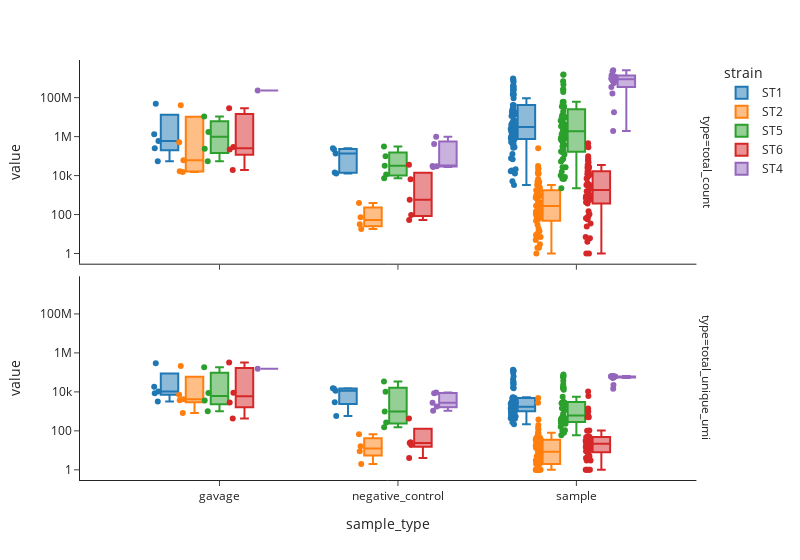

This figure's notebook cell:
### Code cell
df_gavage_strains = df_gavage_stack.groupby(['sample_type', 'sample', 'strain']).agg(**agg_dict)

df_gavage_strains = df_gavage_strains.reset_index()
df_gavage_strains = df_gavage_strains.set_index(['sample_type', 'sample','strain']).stack()
df_gavage_strains = df_gavage_strains.reset_index()
display(df_gavage_strains)
df_gavage_strains = df_gavage_strains.rename(columns = {'level_3':'type', 0:'value'})
df_gavage_strains

fig = px.box(df_gavage_strains,
             x = 'sample_type',
             y = 'value',
             color = 'strain',
             facet_row='type',
             hover_data = ['sample'],
             template = 'simple_white',
             points = 'all',
             log_y = True,
             width = 800
             )
#for i, facet in fig.facets

fig.show()

### Figure 1 — Plotly figure (JSON) as saved in the notebook; plotly's stock layout.template omitted (floating-point values rounded to 4 significant figures)
{"data": [{"alignmentgroup": "True", "boxpoints": "all", "customdata": [["s1_gavage-DNA"], ["s3_gavage-DNA"], ["s5_gavage-DNA"], ["s7_gavage-DNA"], ["s9_gavage-DNA"], ["NTC_H3_NTC"], ["WATER_B3_WATER"], ["WATER_C6_WATER"], ["WATER_D2_WATER"], ["WATER_F9_WATER"], ["s100_SI-DNA"], ["s101_SI-DNA"], ["s102_SI-DNA"], ["s103_SI-DNA"], ["s104_SI-DNA"], ["s105_SI-DNA"], ["s106_SI-DNA"], ["s107_SI-DNA"], ["s108_SI-DNA"], ["s109_Cecum-DNA"], ["s110_Cecum-DNA"], ["s111_Cecum-DNA"], ["s112_Cecum-DNA"], ["s113_Cecum-DNA"], ["s114_Cecum-DNA"], ["s115_Cecum-DNA"], ["s116_Cecum-DNA"], ["s117_Cecum-DNA"], ["s118_Cecum-DNA"], ["s119_Pr.-Colon-DNA"], ["s120_Pr.-Colon-DNA"], ["s121_Pr.-Colon-DNA"], ["s122_Pr.-Colon-DNA"], ["s123_Pr.-Colon-DNA"], ["s124_Pr.-Colon-DNA"], ["s125_Pr.-Colon-DNA"], ["s126_Pr.-Colon-DNA"], ["s127_Pr.-Colon-DNA"], ["s128_Pr.-Colon-DNA"], ["s19_stool-DNA"], ["s20_stool-DNA"], ["s21_stool-DNA"], ["s22_stool-DNA"], ["s23_stool-DNA"], ["s24_stool-DNA"], ["s25_stool-DNA"], ["s26_stool-DNA"], ["s27_stool-DNA"], ["s28_stool-DNA"], ["s29_stool-DNA"], ["s30_stool-DNA"], ["s31_stool-DNA"], ["s32_stool-DNA"], ["s33_stool-DNA"], ["s34_stool-DNA"], ["s35_stool-DNA"], ["s36_stool-DNA"], ["s37_stool-DNA"], ["s38_stool-DNA"], ["s39_stool-DNA"], ["s40_stool-DNA"], ["s41_stool-DNA"], ["s42_stool-DNA"], ["s43_stool-DNA"], ["s44_stool-DNA"], ["s45_stool-DNA"], ["s46_stool-DNA"], ["s47_stool-DNA"], ["s48_stool-DNA"], ["s49_stool-DNA"], ["s50_stool-DNA"], ["s51_stool-DNA"], ["s52_stool-DNA"], ["s53_stool-DNA"], ["s54_stool-DNA"], ["s55_stool-DNA"], ["s56_stool-DNA"], ["s57_stool-DNA"], ["s58_stool-DNA"], ["s99_SI-DNA"]], "hovertemplate": "strain=ST1<br>type=total_count<br>sample_type=%{x}<br>value=%{y}<br>sample=%{customdata[0]}<extra></extra>", "legendgroup": "ST1", "marker": {"color": "#1F77B4"}, "name": "ST1", "notched": false, "offsetgroup": "ST1", "orientation": "v", "showlegend": true, "type": "box", "x": ["gavage", "gavage", "gavage", "gavage", "gavage", "negative_control", "negative_control", "negative_control", "negative_control", "negative_control", "sample", "sample", "sample", "sample", "sample", "sample", "sample", "sample", "sample", "sample", "sample", "sample", "sample", "sample", "sample", "sample", "sample", "sample", "sample", "sample", "sample", "sample", "sample", "sample", "sample", "sample", "sample", "sample", "sample", "sample", "sample", "sample", "sample", "sample", "sample", "sample", "sample", "sample", "sample", "sample", "sample", "sample", "sample", "sample", "sample", "sample", "sample", "sample", "sample", "sample", "sample", "sample", "sample", "sample", "sample", "sample", "sample", "sample", "sample", "sample", "sample", "sample", "sample", "sample", "sample", "sample", "sample", "sample", "sample", "sample"], "x0": " ", "xaxis": "x2", "y": [48590000.0, 55070.0, 586500.0, 249200.0, 1304000.0, 220600.0, 14440.0, 134200.0, 250500.0, 12650.0, 523400.0, 68770.0, 5091.0, 4328000.0, 268800.0, 27270000.0, 995700.0, 1178000.0, 16440.0, 629400000.0, 142900000.0, 11380000.0, 17990.0, 160200000.0, 7014000.0, 41780000.0, 256400000.0, 2021000.0, 1496000.0, 23200000.0, 3105000.0, 766800.0, 420500.0, 2438000.0, 32270000.0, 13470000.0, 866100000.0, 6518000.0, 4936000.0, 362300000.0, 285300.0, 77800.0, 127300.0, 20950.0, 3282.0, 1724000.0, 12740.0, 562000.0, 28720000.0, 255400000.0, 18930000.0, 3030000.0, 3524000.0, 136400000.0, 734900.0, 424300000.0, 633200.0, 1552000.0, 1412000.0, 946200000.0, 40220000.0, 412500.0, 2279000.0, 158700000.0, 828600.0, 706000000.0, 392200000.0, 2552000.0, 1523000.0, 220100000.0, 155900000.0, 932100.0, 747700.0, 322800000.0, 2391000.0, 17760000.0, 92910000.0, 4056000.0, 1921000.0, 18240000.0], "y0": " ", "yaxis": "y2"}, {"alignmentgroup": "True", "boxpoints": "all", "customdata": [["s1_gavage-DNA"], ["s3_gavage-DNA"], ["s5_gavage-DNA"], ["s7_gavage-DNA"], ["s9_gavage-DNA"], ["NTC_H3_NTC"], ["WATER_B3_WATER"], ["WATER_C6_WATER"], ["WATER_D2_WATER"], ["WATER_F9_WATER"], ["s100_SI-DNA"], ["s101_SI-DNA"], ["s102_SI-DNA"], ["s103_SI-DNA"], ["s104_SI-DNA"], ["s105_SI-DNA"], ["s106_SI-DNA"], ["s107_SI-DNA"], ["s108_SI-DNA"], ["s109_Cecum-DNA"], ["s110_Cecum-DNA"], ["s111_Cecum-DNA"], ["s112_Cecum-DNA"], ["s113_Cecum-DNA"], ["s114_Cecum-DNA"], ["s115_Cecum-DNA"], ["s116_Cecum-DNA"], ["s117_Cecum-DNA"], ["s118_Cecum-DNA"], ["s119_Pr.-Colon-DNA"], ["s120_Pr.-Colon-DNA"], ["s121_Pr.-Colon-DNA"], ["s122_Pr.-Colon-DNA"], ["s123_Pr.-Colon-DNA"], ["s124_Pr.-Colon-DNA"], ["s125_Pr.-Colon-DNA"], ["s126_Pr.-Colon-DNA"], ["s127_Pr.-Colon-DNA"], ["s128_Pr.-Colon-DNA"], ["s19_stool-DNA"], ["s20_stool-DNA"], ["s21_stool-DNA"], ["s22_stool-DNA"], ["s23_stool-DNA"], ["s24_stool-DNA"], ["s25_stool-DNA"], ["s26_stool-DNA"], ["s27_stool-DNA"], ["s28_stool-DNA"], ["s29_stool-DNA"], ["s30_stool-DNA"], ["s31_stool-DNA"], ["s32_stool-DNA"], ["s33_stool-DNA"], ["s34_stool-DNA"], ["s35_stool-DNA"], ["s36_stool-DNA"], ["s37_stool-DNA"], ["s38_stool-DNA"], ["s39_stool-DNA"], ["s40_stool-DNA"], ["s41_stool-DNA"], ["s42_stool-DNA"], ["s43_stool-DNA"], ["s44_stool-DNA"], ["s45_stool-DNA"], ["s46_stool-DNA"], ["s47_stool-DNA"], ["s48_stool-DNA"], ["s49_stool-DNA"], ["s50_stool-DNA"], ["s51_stool-DNA"], ["s52_stool-DNA"], ["s53_stool-DNA"], ["s54_stool-DNA"], ["s55_stool-DNA"], ["s56_stool-DNA"], ["s57_stool-DNA"], ["s58_stool-DNA"], ["s99_SI-DNA"]], "hovertemplate": "strain=ST1<br>type=total_unique_umi<br>sample_type=%{x}<br>value=%{y}<br>sample=%{customdata[0]}<extra></extra>", "legendgroup": "ST1", "marker": {"color": "#1F77B4"}, "name": "ST1", "notched": false, "offsetgroup": "ST1", "orientation": "v", "showlegend": false, "type": "box", "x": ["gavage", "gavage", "gavage", "gavage", "gavage", "negative_control", "negative_control", "negative_control", "negative_control", "negative_control", "sample", "sample", "sample", "sample", "sample", "sample", "sample", "sample", "sample", "sample", "sample", "sample", "sample", "sample", "sample", "sample", "sample", "sample", "sample", "sample", "sample", "sample", "sample", "sample", "sample", "sample", "sample", "sample", "sample", "sample", "sample", "sample", "sample", "sample", "sample", "sample", "sample", "sample", "sample", "sample", "sample", "sample", "sample", "sample", "sample", "sample", "sample", "sample", "sample", "sample", "sample", "sample", "sample", "sample", "sample", "sample", "sample", "sample", "sample", "sample", "sample", "sample", "sample", "sample", "sample", "sample", "sample", "sample", "sample", "sample"], "x0": " ", "xaxis": "x", "y": [298100.0, 3173.0, 8508.0, 18160.0, 10310.0, 11300.0, 2971.0, 14540.0, 15140.0, 575.0, 3869.0, 503.0, 220.0, 833.0, 585.0, 1456.0, 1132.0, 731.0, 542.0, 135800.0, 31680.0, 1195.0, 588.0, 1118.0, 1178.0, 3141.0, 4872.0, 1961.0, 1802.0, 61020.0, 16910.0, 1026.0, 730.0, 672.0, 907.0, 3327.0, 4671.0, 1632.0, 1825.0, 92460.0, 15560.0, 820.0, 787.0, 449.0, 423.0, 2812.0, 277.0, 2493.0, 2873.0, 126900.0, 17590.0, 1165.0, 616.0, 1290.0, 1081.0, 5312.0, 1369.0, 2961.0, 3070.0, 117500.0, 24950.0, 1331.0, 1147.0, 1171.0, 1057.0, 5010.0, 5046.0, 2049.0, 2450.0, 126800.0, 42750.0, 1157.0, 606.0, 1246.0, 1041.0, 4911.0, 5007.0, 2317.0, 2450.0, 28550.0], "y0": " ", "yaxis": "y"}, {"alignmentgroup": "True", "boxpoints": "all", "customdata": [["s1_gavage-DNA"], ["s3_gavage-DNA"], ["s5_gavage-DNA"], ["s7_gavage-DNA"], ["s9_gavage-DNA"], ["NTC_H3_NTC"], ["WATER_B3_WATER"], ["WATER_C6_WATER"], ["WATER_D2_WATER"], ["s100_SI-DNA"], ["s103_SI-DNA"], ["s104_SI-DNA"], ["s105_SI-DNA"], ["s106_SI-DNA"], ["s107_SI-DNA"], ["s108_SI-DNA"], ["s109_Cecum-DNA"], ["s110_Cecum-DNA"], ["s114_Cecum-DNA"], ["s116_Cecum-DNA"], ["s117_Cecum-DNA"], ["s118_Cecum-DNA"], ["s119_Pr.-Colon-DNA"], ["s120_Pr.-Colon-DNA"], ["s121_Pr.-Colon-DNA"], ["s122_Pr.-Colon-DNA"], ["s124_Pr.-Colon-DNA"], ["s125_Pr.-Colon-DNA"], ["s126_Pr.-Colon-DNA"], ["s127_Pr.-Colon-DNA"], ["s128_Pr.-Colon-DNA"], ["s19_stool-DNA"], ["s20_stool-DNA"], ["s21_stool-DNA"], ["s22_stool-DNA"], ["s23_stool-DNA"], ["s24_stool-DNA"], ["s25_stool-DNA"], ["s26_stool-DNA"], ["s27_stool-DNA"], ["s28_stool-DNA"], ["s29_stool-DNA"], ["s30_stool-DNA"], ["s31_stool-DNA"], ["s33_stool-DNA"], ["s35_stool-DNA"], ["s37_stool-DNA"], ["s38_stool-DNA"], ["s39_stool-DNA"], ["s40_stool-DNA"], ["s41_stool-DNA"], ["s42_stool-DNA"], ["s43_stool-DNA"], ["s44_stool-DNA"], ["s45_stool-DNA"], ["s46_stool-DNA"], ["s47_stool-DNA"], ["s48_stool-DNA"], ["s49_stool-DNA"], ["s50_stool-DNA"], ["s53_stool-DNA"], ["s54_stool-DNA"], ["s55_stool-DNA"], ["s56_stool-DNA"], ["s57_stool-DNA"], ["s58_stool-DNA"], ["s99_SI-DNA"]], "hovertemplate": "strain=ST2<br>type=total_count<br>sample_type=%{x}<br>value=%{y}<br>sample=%{customdata[0]}<extra></extra>", "legendgroup": "ST2", "marker": {"color": "#FF7F0E"}, "name": "ST2", "notched": false, "offsetgroup": "ST2", "orientation": "v", "showlegend": true, "type": "box", "x": ["gavage", "gavage", "gavage", "gavage", "gavage", "negative_control", "negative_control", "negative_control", "negative_control", "sample", "sample", "sample", "sample", "sample", "sample", "sample", "sample", "sample", "sample", "sample", "sample", "sample", "sample", "sample", "sample", "sample", "sample", "sample", "sample", "sample", "sample", "sample", "sample", "sample", "sample", "sample", "sample", "sample", "sample", "sample", "sample", "sample", "sample", "sample", "sample", "sample", "sample", "sample", "sample", "sample", "sample", "sample", "sample", "sample", "sample", "sample", "sample", "sample", "sample", "sample", "sample", "sample", "sample", "sample", "sample", "sample", "sample"], "x0": " ", "xaxis": "x2", "y": [40710000.0, 15230.0, 61440.0, 16800.0, 518400.0, 32.0, 389.0, 72.0, 18.0, 12.0, 631.0, 902.0, 80.0, 9.0, 111.0, 2.0, 24010.0, 12660.0, 71.0, 64.0, 267.0, 1000.0, 15430.0, 63.0, 2.0, 19.0, 142.0, 1.0, 150.0, 154.0, 429.0, 254800.0, 21540.0, 57.0, 723.0, 7.0, 3.0, 4730.0, 5.0, 286.0, 12500.0, 4820.0, 952.0, 8.0, 149.0, 48.0, 278.0, 950.0, 30890.0, 2349.0, 111.0, 6750.0, 443.0, 30.0, 3108.0, 1624.0, 832.0, 1753.0, 13270.0, 3331.0, 179.0, 10.0, 7.0, 14.0, 143.0, 1748.0, 1056.0], "y0": " ", "yaxis": "y2"}, {"alignmentgroup": "True", "boxpoints": "all", "customdata": [["s1_gavage-DNA"], ["s3_gavage-DNA"], ["s5_gavage-DNA"], ["s7_gavage-DNA"], ["s9_gavage-DNA"], ["NTC_H3_NTC"], ["WATER_B3_WATER"], ["WATER_C6_WATER"], ["WATER_D2_WATER"], ["s100_SI-DNA"], ["s103_SI-DNA"], ["s104_SI-DNA"], ["s105_SI-DNA"], ["s106_SI-DNA"], ["s107_SI-DNA"], ["s108_SI-DNA"], ["s109_Cecum-DNA"], ["s110_Cecum-DNA"], ["s114_Cecum-DNA"], ["s116_Cecum-DNA"], ["s117_Cecum-DNA"], ["s118_Cecum-DNA"], ["s119_Pr.-Colon-DNA"], ["s120_Pr.-Colon-DNA"], ["s121_Pr.-Colon-DNA"], ["s122_Pr.-Colon-DNA"], ["s124_Pr.-Colon-DNA"], ["s125_Pr.-Colon-DNA"], ["s126_Pr.-Colon-DNA"], ["s127_Pr.-Colon-DNA"], ["s128_Pr.-Colon-DNA"], ["s19_stool-DNA"], ["s20_stool-DNA"], ["s21_stool-DNA"], ["s22_stool-DNA"], ["s23_stool-DNA"], ["s24_stool-DNA"], ["s25_stool-DNA"], ["s26_stool-DNA"], ["s27_stool-DNA"], ["s28_stool-DNA"], ["s29_stool-DNA"], ["s30_stool-DNA"], ["s31_stool-DNA"], ["s33_stool-DNA"], ["s35_stool-DNA"], ["s37_stool-DNA"], ["s38_stool-DNA"], ["s39_stool-DNA"], ["s40_stool-DNA"], ["s41_stool-DNA"], ["s42_stool-DNA"], ["s43_stool-DNA"], ["s44_stool-DNA"], ["s45_stool-DNA"], ["s46_stool-DNA"], ["s47_stool-DNA"], ["s48_stool-DNA"], ["s49_stool-DNA"], ["s50_stool-DNA"], ["s53_stool-DNA"], ["s54_stool-DNA"], ["s55_stool-DNA"], ["s56_stool-DNA"], ["s57_stool-DNA"], ["s58_stool-DNA"], ["s99_SI-DNA"]], "hovertemplate": "strain=ST2<br>type=total_unique_umi<br>sample_type=%{x}<br>value=%{y}<br>sample=%{customdata[0]}<extra></extra>", "legendgroup": "ST2", "marker": {"color": "#FF7F0E"}, "name": "ST2", "notched": false, "offsetgroup": "ST2", "orientation": "v", "showlegend": false, "type": "box", "x": ["gavage", "gavage", "gavage", "gavage", "gavage", "negative_control", "negative_control", "negative_control", "negative_control", "sample", "sample", "sample", "sample", "sample", "sample", "sample", "sample", "sample", "sample", "sample", "sample", "sample", "sample", "sample", "sample", "sample", "sample", "sample", "sample", "sample", "sample", "sample", "sample", "sample", "sample", "sample", "sample", "sample", "sample", "sample", "sample", "sample", "sample", "sample", "sample", "sample", "sample", "sample", "sample", "sample", "sample", "sample", "sample", "sample", "sample", "sample", "sample", "sample", "sample", "sample", "sample", "sample", "sample", "sample", "sample", "sample", "sample"], "x0": " ", "xaxis": "x", "y": [214500.0, 818.0, 3682.0, 7109.0, 4235.0, 16.0, 2.0, 67.0, 9.0, 8.0, 9.0, 1.0, 5.0, 2.0, 2.0, 1.0, 34.0, 14.0, 3.0, 3.0, 1.0, 24.0, 18.0, 15.0, 1.0, 1.0, 2.0, 1.0, 3.0, 2.0, 1.0, 4912.0, 2746.0, 35.0, 45.0, 4.0, 2.0, 385.0, 4.0, 200.0, 146.0, 37.0, 17.0, 1.0, 3.0, 2.0, 2.0, 25.0, 116.0, 74.0, 75.0, 80.0, 17.0, 17.0, 48.0, 38.0, 6.0, 40.0, 27.0, 26.0, 2.0, 2.0, 5.0, 2.0, 1.0, 32.0, 13.0], "y0": " ", "yaxis": "y"}, {"alignmentgroup": "True", "boxpoints": "all", "customdata": [["s2_gavage-DNA"], ["s4_gavage-DNA"], ["s6_gavage-DNA"], ["s8_gavage-DNA"], ["NTC_H3_NTC"], ["WATER_B3_WATER"], ["WATER_C6_WATER"], ["WATER_D2_WATER"], ["WATER_F9_WATER"], ["s100_SI-DNA"], ["s101_SI-DNA"], ["s102_SI-DNA"], ["s103_SI-DNA"], ["s104_SI-DNA"], ["s105_SI-DNA"], ["s106_SI-DNA"], ["s109_Cecum-DNA"], ["s110_Cecum-DNA"], ["s111_Cecum-DNA"], ["s112_Cecum-DNA"], ["s113_Cecum-DNA"], ["s114_Cecum-DNA"], ["s115_Cecum-DNA"], ["s116_Cecum-DNA"], ["s119_Pr.-Colon-DNA"], ["s120_Pr.-Colon-DNA"], ["s121_Pr.-Colon-DNA"], ["s122_Pr.-Colon-DNA"], ["s123_Pr.-Colon-DNA"], ["s124_Pr.-Colon-DNA"], ["s125_Pr.-Colon-DNA"], ["s126_Pr.-Colon-DNA"], ["s19_stool-DNA"], ["s20_stool-DNA"], ["s21_stool-DNA"], ["s22_stool-DNA"], ["s23_stool-DNA"], ["s24_stool-DNA"], ["s25_stool-DNA"], ["s26_stool-DNA"], ["s29_stool-DNA"], ["s30_stool-DNA"], ["s31_stool-DNA"], ["s32_stool-DNA"], ["s33_stool-DNA"], ["s34_stool-DNA"], ["s35_stool-DNA"], ["s36_stool-DNA"], ["s39_stool-DNA"], ["s40_stool-DNA"], ["s41_stool-DNA"], ["s42_stool-DNA"], ["s43_stool-DNA"], ["s44_stool-DNA"], ["s45_stool-DNA"], ["s46_stool-DNA"], ["s49_stool-DNA"], ["s50_stool-DNA"], ["s51_stool-DNA"], ["s52_stool-DNA"], ["s53_stool-DNA"], ["s54_stool-DNA"], ["s55_stool-DNA"], ["s56_stool-DNA"], ["s99_SI-DNA"]], "hovertemplate": "strain=ST5<br>type=total_count<br>sample_type=%{x}<br>value=%{y}<br>sample=%{customdata[0]}<extra></extra>", "legendgroup": "ST5", "marker": {"color": "#2CA02C"}, "name": "ST5", "notched": false, "offsetgroup": "ST5", "orientation": "v", "showlegend": true, "type": "box", "x": ["gavage", "gavage", "gavage", "gavage", "negative_control", "negative_control", "negative_control", "negative_control", "negative_control", "sample", "sample", "sample", "sample", "sample", "sample", "sample", "sample", "sample", "sample", "sample", "sample", "sample", "sample", "sample", "sample", "sample", "sample", "sample", "sample", "sample", "sample", "sample", "sample", "sample", "sample", "sample", "sample", "sample", "sample", "sample", "sample", "sample", "sample", "sample", "sample", "sample", "sample", "sample", "sample", "sample", "sample", "sample", "sample", "sample", "sample", "sample", "sample", "sample", "sample", "sample", "sample", "sample", "sample", "sample", "sample"], "x0": " ", "xaxis": "x2", "y": [10610000.0, 235500.0, 54990.0, 1721000.0, 11220.0, 31920.0, 98820.0, 310900.0, 7203.0, 4169000.0, 170700.0, 26930.0, 2217000.0, 1071000.0, 6571000.0, 162000.0, 19470000.0, 1511000000.0, 2194000.0, 1196000.0, 4981000.0, 56640000.0, 53280.0, 366700.0, 1584000.0, 35280000.0, 162100.0, 30850000.0, 65260.0, 473000000.0, 26890.0, 775000.0, 870200.0, 59580000.0, 10040.0, 1358000.0, 2219.0, 6857.0, 3354000.0, 6617.0, 1363000.0, 697600000.0, 635900.0, 255900000.0, 9227000.0, 9965000.0, 311700.0, 8460.0, 35480000.0, 270400000.0, 72900.0, 195300000.0, 9823000.0, 11020000.0, 460200.0, 759500.0, 8311000.0, 1531000000.0, 226600.0, 60690000.0, 12310000.0, 37600000.0, 15920.0, 121400.0, 5281000.0], "y0": " ", "yaxis": "y2"}, {"alignmentgroup": "True", "boxpoints": "all", "customdata": [["s2_gavage-DNA"], ["s4_gavage-DNA"], ["s6_gavage-DNA"], ["s8_gavage-DNA"], ["NTC_H3_NTC"], ["WATER_B3_WATER"], ["WATER_C6_WATER"], ["WATER_D2_WATER"], ["WATER_F9_WATER"], ["s100_SI-DNA"], ["s101_SI-DNA"], ["s102_SI-DNA"], ["s103_SI-DNA"], ["s104_SI-DNA"], ["s105_SI-DNA"], ["s106_SI-DNA"], ["s109_Cecum-DNA"], ["s110_Cecum-DNA"], ["s111_Cecum-DNA"], ["s112_Cecum-DNA"], ["s113_Cecum-DNA"], ["s114_Cecum-DNA"], ["s115_Cecum-DNA"], ["s116_Cecum-DNA"], ["s119_Pr.-Colon-DNA"], ["s120_Pr.-Colon-DNA"], ["s121_Pr.-Colon-DNA"], ["s122_Pr.-Colon-DNA"], ["s123_Pr.-Colon-DNA"], ["s124_Pr.-Colon-DNA"], ["s125_Pr.-Colon-DNA"], ["s126_Pr.-Colon-DNA"], ["s19_stool-DNA"], ["s20_stool-DNA"], ["s21_stool-DNA"], ["s22_stool-DNA"], ["s23_stool-DNA"], ["s24_stool-DNA"], ["s25_stool-DNA"], ["s26_stool-DNA"], ["s29_stool-DNA"], ["s30_stool-DNA"], ["s31_stool-DNA"], ["s32_stool-DNA"], ["s33_stool-DNA"], ["s34_stool-DNA"], ["s35_stool-DNA"], ["s36_stool-DNA"], ["s39_stool-DNA"], ["s40_stool-DNA"], ["s41_stool-DNA"], ["s42_stool-DNA"], ["s43_stool-DNA"], ["s44_stool-DNA"], ["s45_stool-DNA"], ["s46_stool-DNA"], ["s49_stool-DNA"], ["s50_stool-DNA"], ["s51_stool-DNA"], ["s52_stool-DNA"], ["s53_stool-DNA"], ["s54_stool-DNA"], ["s55_stool-DNA"], ["s56_stool-DNA"], ["s99_SI-DNA"]], "hovertemplate": "strain=ST5<br>type=total_unique_umi<br>sample_type=%{x}<br>value=%{y}<br>sample=%{customdata[0]}<extra></extra>", "legendgroup": "ST5", "marker": {"color": "#2CA02C"}, "name": "ST5", "notched": false, "offsetgroup": "ST5", "orientation": "v", "showlegend": false, "type": "box", "x": ["gavage", "gavage", "gavage", "gavage", "negative_control", "negative_control", "negative_control", "negative_control", "negative_control", "sample", "sample", "sample", "sample", "sample", "sample", "sample", "sample", "sample", "sample", "sample", "sample", "sample", "sample", "sample", "sample", "sample", "sample", "sample", "sample", "sample", "sample", "sample", "sample", "sample", "sample", "sample", "sample", "sample", "sample", "sample", "sample", "sample", "sample", "sample", "sample", "sample", "sample", "sample", "sample", "sample", "sample", "sample", "sample", "sample", "sample", "sample", "sample", "sample", "sample", "sample", "sample", "sample", "sample", "sample", "sample"], "x0": " ", "xaxis": "x", "y": [181200.0, 8713.0, 1013.0, 3621.0, 267.0, 983.0, 10050.0, 34080.0, 152.0, 23630.0, 1120.0, 738.0, 270.0, 108.0, 233.0, 273.0, 15550.0, 77600.0, 2447.0, 2258.0, 325.0, 318.0, 275.0, 372.0, 12940.0, 59640.0, 2583.0, 2797.0, 263.0, 283.0, 308.0, 400.0, 5695.0, 37170.0, 1439.0, 1806.0, 164.0, 80.0, 222.0, 59.0, 17750.0, 61610.0, 2733.0, 2860.0, 289.0, 244.0, 489.0, 99.0, 15340.0, 57600.0, 2660.0, 2870.0, 305.0, 272.0, 430.0, 434.0, 17540.0, 69160.0, 2965.0, 3146.0, 307.0, 279.0, 439.0, 481.0, 2871.0], "y0": " ", "yaxis": "y"}, {"alignmentgroup": "True", "boxpoints": "all", "customdata": [["s2_gavage-DNA"], ["s4_gavage-DNA"], ["s6_gavage-DNA"], ["s8_gavage-DNA"], ["NTC_H3_NTC"], ["WATER_B3_WATER"], ["WATER_C6_WATER"], ["WATER_D2_WATER"], ["WATER_F9_WATER"], ["s100_SI-DNA"], ["s101_SI-DNA"], ["s102_SI-DNA"], ["s103_SI-DNA"], ["s104_SI-DNA"], ["s105_SI-DNA"], ["s106_SI-DNA"], ["s109_Cecum-DNA"], ["s110_Cecum-DNA"], ["s111_Cecum-DNA"], ["s112_Cecum-DNA"], ["s113_Cecum-DNA"], ["s114_Cecum-DNA"], ["s115_Cecum-DNA"], ["s116_Cecum-DNA"], ["s119_Pr.-Colon-DNA"], ["s120_Pr.-Colon-DNA"], ["s121_Pr.-Colon-DNA"], ["s122_Pr.-Colon-DNA"], ["s123_Pr.-Colon-DNA"], ["s124_Pr.-Colon-DNA"], ["s125_Pr.-Colon-DNA"], ["s126_Pr.-Colon-DNA"], ["s19_stool-DNA"], ["s20_stool-DNA"], ["s21_stool-DNA"], ["s22_stool-DNA"], ["s25_stool-DNA"], ["s26_stool-DNA"], ["s29_stool-DNA"], ["s30_stool-DNA"], ["s31_stool-DNA"], ["s32_stool-DNA"], ["s33_stool-DNA"], ["s34_stool-DNA"], ["s35_stool-DNA"], ["s36_stool-DNA"], ["s39_stool-DNA"], ["s40_stool-DNA"], ["s41_stool-DNA"], ["s42_stool-DNA"], ["s43_stool-DNA"], ["s44_stool-DNA"], ["s45_stool-DNA"], ["s46_stool-DNA"], ["s49_stool-DNA"], ["s50_stool-DNA"], ["s51_stool-DNA"], ["s52_stool-DNA"], ["s53_stool-DNA"], ["s54_stool-DNA"], ["s55_stool-DNA"], ["s56_stool-DNA"], ["s99_SI-DNA"]], "hovertemplate": "strain=ST6<br>type=total_count<br>sample_type=%{x}<br>value=%{y}<br>sample=%{customdata[0]}<extra></extra>", "legendgroup": "ST6", "marker": {"color": "#D62728"}, "name": "ST6", "notched": false, "offsetgroup": "ST6", "orientation": "v", "showlegend": true, "type": "box", "x": ["gavage", "gavage", "gavage", "gavage", "negative_control", "negative_control", "negative_control", "negative_control", "negative_control", "sample", "sample", "sample", "sample", "sample", "sample", "sample", "sample", "sample", "sample", "sample", "sample", "sample", "sample", "sample", "sample", "sample", "sample", "sample", "sample", "sample", "sample", "sample", "sample", "sample", "sample", "sample", "sample", "sample", "sample", "sample", "sample", "sample", "sample", "sample", "sample", "sample", "sample", "sample", "sample", "sample", "sample", "sample", "sample", "sample", "sample", "sample", "sample", "sample", "sample", "sample", "sample", "sample", "sample"], "x0": " ", "xaxis": "x2", "y": [28470000.0, 215900.0, 19220.0, 291300.0, 94.0, 6393.0, 52.0, 36140.0, 567.0, 8136.0, 57.0, 1.0, 367.0, 521.0, 7160.0, 79.0, 25300.0, 30990.0, 817.0, 4.0, 906.0, 1509.0, 3005.0, 14370.0, 22920.0, 147.0, 880.0, 65.0, 608.0, 71.0, 538.0, 3050.0, 3380.0, 61140.0, 6.0, 7.0, 26710.0, 1.0, 281300.0, 454600.0, 16810.0, 97400.0, 12050.0, 724.0, 60040.0, 24.0, 34780.0, 17270.0, 35.0, 1200.0, 554.0, 606.0, 47480.0, 3287.0, 11100.0, 77930.0, 1574.0, 10260.0, 3289.0, 105.0, 430.0, 2016.0, 4107.0], "y0": " ", "yaxis": "y2"}, {"alignmentgroup": "True", "boxpoints": "all", "customdata": [["s2_gavage-DNA"], ["s4_gavage-DNA"], ["s6_gavage-DNA"], ["s8_gavage-DNA"], ["NTC_H3_NTC"], ["WATER_B3_WATER"], ["WATER_C6_WATER"], ["WATER_D2_WATER"], ["WATER_F9_WATER"], ["s100_SI-DNA"], ["s101_SI-DNA"], ["s102_SI-DNA"], ["s103_SI-DNA"], ["s104_SI-DNA"], ["s105_SI-DNA"], ["s106_SI-DNA"], ["s109_Cecum-DNA"], ["s110_Cecum-DNA"], ["s111_Cecum-DNA"], ["s112_Cecum-DNA"], ["s113_Cecum-DNA"], ["s114_Cecum-DNA"], ["s115_Cecum-DNA"], ["s116_Cecum-DNA"], ["s119_Pr.-Colon-DNA"], ["s120_Pr.-Colon-DNA"], ["s121_Pr.-Colon-DNA"], ["s122_Pr.-Colon-DNA"], ["s123_Pr.-Colon-DNA"], ["s124_Pr.-Colon-DNA"], ["s125_Pr.-Colon-DNA"], ["s126_Pr.-Colon-DNA"], ["s19_stool-DNA"], ["s20_stool-DNA"], ["s21_stool-DNA"], ["s22_stool-DNA"], ["s25_stool-DNA"], ["s26_stool-DNA"], ["s29_stool-DNA"], ["s30_stool-DNA"], ["s31_stool-DNA"], ["s32_stool-DNA"], ["s33_stool-DNA"], ["s34_stool-DNA"], ["s35_stool-DNA"], ["s36_stool-DNA"], ["s39_stool-DNA"], ["s40_stool-DNA"], ["s41_stool-DNA"], ["s42_stool-DNA"], ["s43_stool-DNA"], ["s44_stool-DNA"], ["s45_stool-DNA"], ["s46_stool-DNA"], ["s49_stool-DNA"], ["s50_stool-DNA"], ["s51_stool-DNA"], ["s52_stool-DNA"], ["s53_stool-DNA"], ["s54_stool-DNA"], ["s55_stool-DNA"], ["s56_stool-DNA"], ["s99_SI-DNA"]], "hovertemplate": "strain=ST6<br>type=total_unique_umi<br>sample_type=%{x}<br>value=%{y}<br>sample=%{customdata[0]}<extra></extra>", "legendgroup": "ST6", "marker": {"color": "#D62728"}, "name": "ST6", "notched": false, "offsetgroup": "ST6", "orientation": "v", "showlegend": false, "type": "box", "x": ["gavage", "gavage", "gavage", "gavage", "negative_control", "negative_control", "negative_control", "negative_control", "negative_control", "sample", "sample", "sample", "sample", "sample", "sample", "sample", "sample", "sample", "sample", "sample", "sample", "sample", "sample", "sample", "sample", "sample", "sample", "sample", "sample", "sample", "sample", "sample", "sample", "sample", "sample", "sample", "sample", "sample", "sample", "sample", "sample", "sample", "sample", "sample", "sample", "sample", "sample", "sample", "sample", "sample", "sample", "sample", "sample", "sample", "sample", "sample", "sample", "sample", "sample", "sample", "sample", "sample", "sample"], "x0": " ", "xaxis": "x", "y": [326100.0, 8972.0, 433.0, 2843.0, 26.0, 19.0, 24.0, 430.0, 4.0, 30.0, 5.0, 1.0, 5.0, 3.0, 15.0, 11.0, 53.0, 48.0, 8.0, 3.0, 15.0, 28.0, 25.0, 21.0, 22.0, 22.0, 4.0, 4.0, 1.0, 1.0, 21.0, 19.0, 40.0, 35.0, 4.0, 1.0, 13.0, 1.0, 10360.0, 6186.0, 1410.0, 977.0, 52.0, 47.0, 516.0, 10.0, 35.0, 49.0, 10.0, 7.0, 9.0, 10.0, 25.0, 31.0, 593.0, 508.0, 576.0, 497.0, 20.0, 16.0, 101.0, 105.0, 24.0], "y0": " ", "yaxis": "y"}, {"alignmentgroup": "True", "boxpoints": "all", "customdata": [["s9_gavage-DNA"], ["NTC_H3_NTC"], ["WATER_B3_WATER"], ["WATER_C6_WATER"], ["WATER_D2_WATER"], ["WATER_F9_WATER"], ["s107_SI-DNA"], ["s108_SI-DNA"], ["s117_Cecum-DNA"], ["s118_Cecum-DNA"], ["s127_Pr.-Colon-DNA"], ["s128_Pr.-Colon-DNA"], ["s27_stool-DNA"], ["s28_stool-DNA"], ["s37_stool-DNA"], ["s38_stool-DNA"], ["s47_stool-DNA"], ["s48_stool-DNA"], ["s57_stool-DNA"], ["s58_stool-DNA"]], "hovertemplate": "strain=ST4<br>type=total_count<br>sample_type=%{x}<br>value=%{y}<br>sample=%{customdata[0]}<extra></extra>", "legendgroup": "ST4", "marker": {"color": "#9467BD"}, "name": "ST4", "notched": false, "offsetgroup": "ST4", "orientation": "v", "showlegend": true, "type": "box", "x": ["gavage", "negative_control", "negative_control", "negative_control", "negative_control", "negative_control", "sample", "sample", "sample", "sample", "sample", "sample", "sample", "sample", "sample", "sample", "sample", "sample", "sample", "sample"], "x0": " ", "xaxis": "x2", "y": [234800000.0, 29860.0, 30950.0, 412800.0, 987000.0, 27750.0, 348900000.0, 17640000.0, 1174000000.0, 568300000.0, 1384000000.0, 2260000000.0, 1951000.0, 163500000.0, 965300000.0, 759800000.0, 1399000000.0, 790100000.0, 2564000000.0, 1111000000.0], "y0": " ", "yaxis": "y2"}, {"alignmentgroup": "True", "boxpoints": "all", "customdata": [["s9_gavage-DNA"], ["NTC_H3_NTC"], ["WATER_B3_WATER"], ["WATER_C6_WATER"], ["WATER_D2_WATER"], ["WATER_F9_WATER"], ["s107_SI-DNA"], ["s108_SI-DNA"], ["s117_Cecum-DNA"], ["s118_Cecum-DNA"], ["s127_Pr.-Colon-DNA"], ["s128_Pr.-Colon-DNA"], ["s27_stool-DNA"], ["s28_stool-DNA"], ["s37_stool-DNA"], ["s38_stool-DNA"], ["s47_stool-DNA"], ["s48_stool-DNA"], ["s57_stool-DNA"], ["s58_stool-DNA"]], "hovertemplate": "strain=ST4<br>type=total_unique_umi<br>sample_type=%{x}<br>value=%{y}<br>sample=%{customdata[0]}<extra></extra>", "legendgroup": "ST4", "marker": {"color": "#9467BD"}, "name": "ST4", "notched": false, "offsetgroup": "ST4", "orientation": "v", "showlegend": false, "type": "box", "x": ["gavage", "negative_control", "negative_control", "negative_control", "negative_control", "negative_control", "sample", "sample", "sample", "sample", "sample", "sample", "sample", "sample", "sample", "sample", "sample", "sample", "sample", "sample"], "x0": " ", "xaxis": "x", "y": [155000.0, 1786.0, 1062.0, 9366.0, 8436.0, 2769.0, 51080.0, 54540.0, 59810.0, 56060.0, 59910.0, 57100.0, 14670.0, 22630.0, 61350.0, 64120.0, 59260.0, 64430.0, 61160.0, 64760.0], "y0": " ", "yaxis": "y"}], "layout": {"annotations": [{"font": {}, "showarrow": false, "text": "type=total_unique_umi", "textangle": 90, "x": 0.98, "xanchor": "left", "xref": "paper", "y": 0.2425, "yanchor": "middle", "yref": "paper"}, {"font": {}, "showarrow": false, "text": "type=total_count", "textangle": 90, "x": 0.98, "xanchor": "left", "xref": "paper", "y": 0.7575, "yanchor": "middle", "yref": "paper"}], "boxmode": "group", "legend": {"title": {"text": "strain"}, "tracegroupgap": 0}, "margin": {"t": 60}, "width": 800, "xaxis": {"anchor": "y", "domain": [0, 0.98], "title": {"text": "sample_type"}}, "xaxis2": {"anchor": "y2", "domain": [0, 0.98], "matches": "x", "showticklabels": false}, "yaxis": {"anchor": "x", "domain": [0, 0.485], "title": {"text": "value"}, "type": "log"}, "yaxis2": {"anchor": "x2", "domain": [0.515, 1], "matches": "y", "title": {"text": "value"}, "type": "log"}}}
